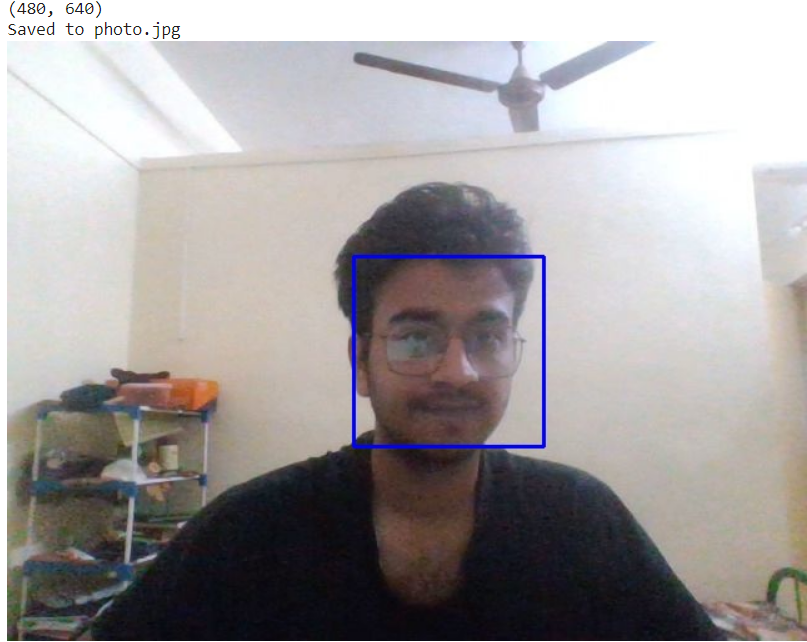
#> input picture Week 1-2/Image detection.png, 807 x 642 px, given in place of the camera
$ python create_data.py
#> lines starting #> are read from the running program, lines starting #| are printed output that depends on the picture; after the words box and inside, x2 and y2 are one past the last pixel; in counts of white or black regions, pixels touching at a corner belong together
import cv2
import sys
import numpy
import os

haar_file = 'haarcascade_frontalface_default.xml'

datasets = 'datasets'


sub_data = 'harshitha'

path = os.path.join(datasets, sub_data)
if not os.path.isdir(path):
    os.mkdir(path)

(width, height) = (130, 100)

face_cascade = cv2.CascadeClassifier(haar_file)
webcam = cv2.VideoCapture(0)


count = 1
while count <= 200:
    (_, im) = webcam.read()
#> im is the input picture: shape (642, 807, 3); mean B, G, R 158.6, 158, 162.1
    gray = cv2.cvtColor(im, cv2.COLOR_BGR2GRAY)
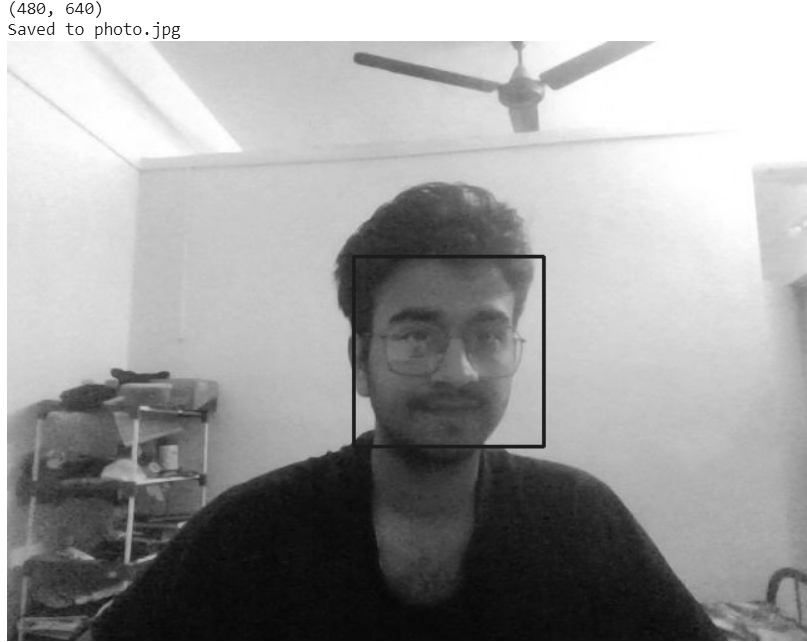
#> gray: shape (642, 807); min 6, max 255, mean 159.3
    faces = face_cascade.detectMultiScale(gray, 1.3, 4)
#> faces = [[352, 257, 196, 196]]
    for (x, y, w, h) in faces:
        cv2.rectangle(im, (x, y), (x + w, y + h), (255, 0, 0), 2)
        face = gray[y:y + h, x:x + w]
        face_resize = cv2.resize(face, (width, height))
        cv2.imwrite('%s/%s.png' % (path, count), face_resize)
        count += 1

        if count > 200:
            break
#> this loop made 1 pass
#> (x, y, w, h, count) on pass 1: (352, 257, 196, 196, 2)
#> pass 1, `face = gray[y:y + h, x:x + w]`:
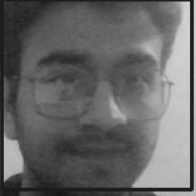
#> face: shape (196, 196); min 19, max 212, mean 101.2
#> pass 1, `face_resize = cv2.resize(face, (width, height))`:
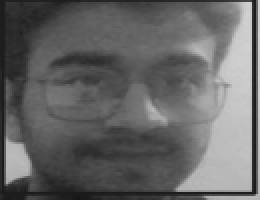
#> face_resize: shape (100, 130) (shown 2 times larger); min 20, max 210, mean 101
#> after the loop:
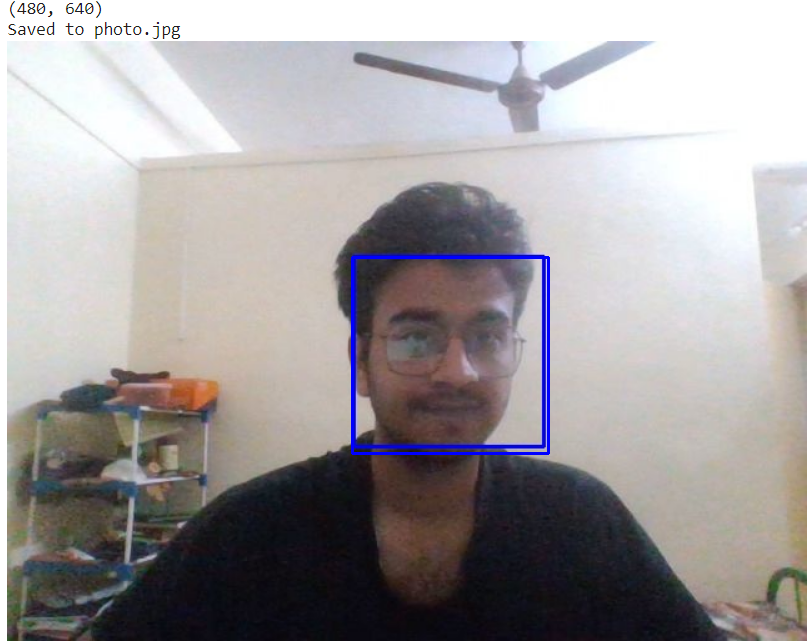
#> im: shape (642, 807, 3); 0.45% of pixels changed, all inside (x1, y1, x2, y2) = (351, 256, 550, 455)
#> after the loop, count = 2

    cv2.imshow('OpenCV', im)
    key = cv2.waitKey(10)
#> (key Esc is pressed here)
    if key == 27:
        break

webcam.release()
cv2.destroyAllWindows()
